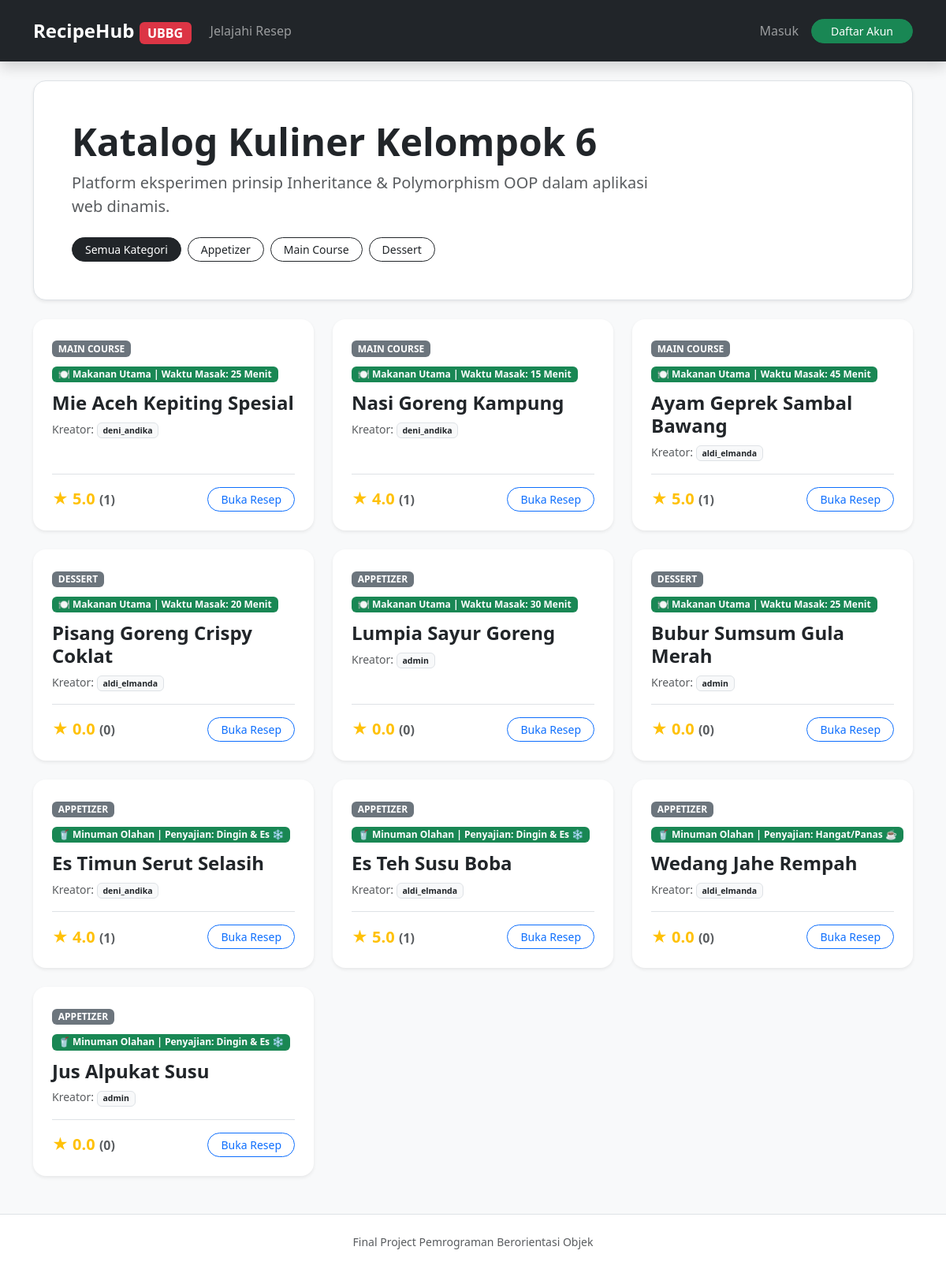
The page / on the database its author committed.
### app/models/food_recipe.py (models this page shows)
class FoodRecipe(Recipe):
    cooking_time = db.Column(db.Integer, nullable=True)
    __mapper_args__ = {'polymorphic_identity': 'food'}
    def display_meta(self): return f"🍽️ Makanan Utama | Waktu Masak: {self.cooking_time or 0} Menit"

### app/models/user.py (models this page shows, shortened)
class User(UserMixin, db.Model):
    __tablename__ = 'users'
    id = db.Column(db.Integer, primary_key=True)
    username = db.Column(db.String(50), unique=True, nullable=False)
    email = db.Column(db.String(100), unique=True, nullable=False)
    role = db.Column(db.String(20), default='user')
    _password_hash = db.Column('password_hash', db.String(256), nullable=False)
    recipes = db.relationship('Recipe', backref='author', lazy='dynamic')
    reviews = db.relationship('Review', backref='reviewer', lazy='dynamic', cascade='all, delete-orphan')
    bookmarks = db.relationship('Bookmark', backref='user', lazy='dynamic', cascade='all, delete-orphan')
    @property
    def password(self): raise AttributeError('Password terenkapsulasi secara privat!')

### app/recipes/routes.py (the view)
@recipes_bp.route('/')
def index():
    cat = request.args.get('category')
    recipes = Recipe.query.filter_by(category=cat).all() if cat else Recipe.query.all()
    return render_template('recipes/index.html', recipes=recipes, sel_cat=cat)

### app/models/drink_recipe.py (called while the page is built)
    def display_meta(self):
        s = "Dingin & Es ❄️" if self.is_cold_served else "Hangat/Panas ☕"
        return f"🥤 Minuman Olahan | Penyajian: {s}"

### app/models/recipe.py (called while the page is built)
    def get_average_rating(self):
        if self._review_count == 0: return 0.0
        return round(self._total_score / self._review_count, 1)

### app/templates/recipes/index.html
{% extends 'base.html' %}
{% block content %}
<div class="p-5 mb-4 bg-white rounded-4 shadow-sm border">
    <h1 class="display-5 fw-bold">Katalog Kuliner Kelompok 6</h1>
    <p class="col-md-9 fs-5 text-muted">Platform eksperimen prinsip Inheritance & Polymorphism OOP dalam aplikasi web dinamis.</p>
    <div class="d-flex gap-2 mt-4">
        <a href="{{ url_for('recipes.index') }}" class="btn btn-sm {{ 'btn-dark' if not sel_cat else 'btn-outline-dark' }} rounded-pill px-3">Semua Kategori</a>
        <a href="{{ url_for('recipes.index', category='appetizer') }}" class="btn btn-sm {{ 'btn-dark' if sel_cat == 'appetizer' else 'btn-outline-dark' }} rounded-pill px-3">Appetizer</a>
        <a href="{{ url_for('recipes.index', category='main course') }}" class="btn btn-sm {{ 'btn-dark' if sel_cat == 'main course' else 'btn-outline-dark' }} rounded-pill px-3">Main Course</a>
        <a href="{{ url_for('recipes.index', category='dessert') }}" class="btn btn-sm {{ 'btn-dark' if sel_cat == 'dessert' else 'btn-outline-dark' }} rounded-pill px-3">Dessert</a>
    </div>
</div>
<div class="row row-cols-1 row-cols-md-3 g-4">
    {% for r in recipes %}
    <div class="col"><div class="card h-100 shadow-sm border-0 rounded-4 overflow-hidden bg-white">
        <div class="card-body p-4 d-flex flex-column">
            <div>
                <span class="badge bg-secondary mb-2">{{ r.category | upper }}</span>
                <span class="badge bg-success mb-2">{{ r.display_meta() }}</span>
                <h4 class="card-title fw-bold mt-1">{{ r.title }}</h4>
                <p class="text-muted small">Kreator: <span class="badge bg-light text-dark border">{{ r.author.username }}</span></p>
            </div>
            <div class="d-flex justify-content-between align-items-center pt-3 mt-auto border-top">
                <span class="text-warning fw-bold fs-5">★ {{ r.get_average_rating() }} <span class="text-muted fs-6">({{ r._review_count }})</span></span>
                <a href="{{ url_for('recipes.detail', id=r.id) }}" class="btn btn-outline-primary btn-sm rounded-pill px-3">Buka Resep</a>
            </div>
        </div>
    </div></div>
    {% else %}
    <div class="col-12 text-center py-5 text-muted">Belum ada resep yang diunggah pada kategori ini.</div>
    {% endfor %}
</div>{% endblock %}

### app/templates/base.html (shortened to what this page needs)
<!doctype html>
<html lang="id">
  <head>
    <link
      href="https://cdn.jsdelivr.net/npm/bootstrap@5.3.3/dist/css/bootstrap.min.css"
      rel="stylesheet"
    />
    <link
      rel="stylesheet"
      href="{{ url_for('static', filename='css/style.css') }}"
    />
  </head>
  <body class="d-flex flex-column min-vh-100 bg-light">
    <nav class="navbar navbar-expand-lg navbar-dark bg-dark mb-4 py-3 shadow">
      <div class="container">
        <a
          class="navbar-brand fw-bold fs-4"
          href="{{ url_for('recipes.index') }}"
          >RecipeHub <span class="badge bg-danger fs-6">UBBG</span></a
        >
        <div class="collapse navbar-collapse">
          <ul class="navbar-nav me-auto">
            <li class="nav-item">
              <a class="nav-link" href="{{ url_for('recipes.index') }}"
                >Jelajahi Resep</a
              >
            </li>
          </ul>
          <ul class="navbar-nav ms-auto align-items-center">
            {% if current_user.is_authenticated %}
            <li class="nav-item">
              <a
                class="btn btn-primary btn-sm me-3 px-3 rounded-pill"
                href="{{ url_for('recipes.create') }}"
                >➕ Unggah Resep</a
              >
            </li>
            <li class="nav-item me-3">
              <span class="text-white small"
                >Hi, <strong>{{ current_user.username }}</strong> ({{
                current_user.role }})</span
              >
            </li>
            <li class="nav-item">
              <a
                class="btn btn-outline-danger btn-sm rounded-pill"
                href="{{ url_for('auth.logout') }}"
                >Logout</a
              >
            </li>
            {% else %}
            <li class="nav-item">
              <a class="nav-link" href="{{ url_for('auth.login') }}">Masuk</a>
            </li>
            <li class="nav-item ms-2">
              <a
                class="btn btn-success btn-sm px-4 rounded-pill"
                href="{{ url_for('auth.register') }}"
                >Daftar Akun</a
              >
            </li>
            {% endif %}
          </ul>
        </div>
      </div>
    </nav>
    <main class="container mb-5">
       {% block content %}{% endblock %}
    </main>
    <footer
      class="bg-white border-top py-4 mt-auto text-center text-muted small"
    >
      <p class="mb-0">Final Project Pemrograman Berorientasi Objek</p>
    </footer>
  </body>
</html>

### app/static/css/style.css (style rules this page uses)
body { font-family: system-ui, -apple-system, sans-serif; }
.card { transition: transform 0.15s ease-in-out; }

### rows shown on the page
FoodRecipe: category "MAIN COURSE", display_meta "🍽️ Makanan Utama | Waktu Masak: 25 Menit", title "Mie Aceh Kepiting Spesial", author.username "deni_andika", get_average_rating "5.0", _review_count "1"
FoodRecipe: category "MAIN COURSE", display_meta "🍽️ Makanan Utama | Waktu Masak: 15 Menit", title "Nasi Goreng Kampung", author.username "deni_andika", get_average_rating "4.0", _review_count "1"
FoodRecipe: category "MAIN COURSE", display_meta "🍽️ Makanan Utama | Waktu Masak: 45 Menit", title "Ayam Geprek Sambal Bawang", author.username "aldi_elmanda", get_average_rating "5.0", _review_count "1"
FoodRecipe: category "DESSERT", display_meta "🍽️ Makanan Utama | Waktu Masak: 20 Menit", title "Pisang Goreng Crispy Coklat", author.username "aldi_elmanda", get_average_rating "0.0", _review_count "0"
FoodRecipe: category "APPETIZER", display_meta "🍽️ Makanan Utama | Waktu Masak: 30 Menit", title "Lumpia Sayur Goreng", author.username "admin", get_average_rating "0.0", _review_count "0"
FoodRecipe: category "DESSERT", display_meta "🍽️ Makanan Utama | Waktu Masak: 25 Menit", title "Bubur Sumsum Gula Merah", author.username "admin", get_average_rating "0.0", _review_count "0"
FoodRecipe: category "APPETIZER", display_meta "🥤 Minuman Olahan | Penyajian: Dingin & Es ❄️", title "Es Timun Serut Selasih", author.username "deni_andika", get_average_rating "4.0", _review_count "1"
FoodRecipe: category "APPETIZER", display_meta "🥤 Minuman Olahan | Penyajian: Dingin & Es ❄️", title "Es Teh Susu Boba", author.username "aldi_elmanda", get_average_rating "5.0", _review_count "1"
FoodRecipe: category "APPETIZER", display_meta "🥤 Minuman Olahan | Penyajian: Hangat/Panas ☕", title "Wedang Jahe Rempah", author.username "aldi_elmanda", get_average_rating "0.0", _review_count "0"
FoodRecipe: category "APPETIZER", display_meta "🥤 Minuman Olahan | Penyajian: Dingin & Es ❄️", title "Jus Alpukat Susu", author.username "admin", get_average_rating "0.0", _review_count "0"
